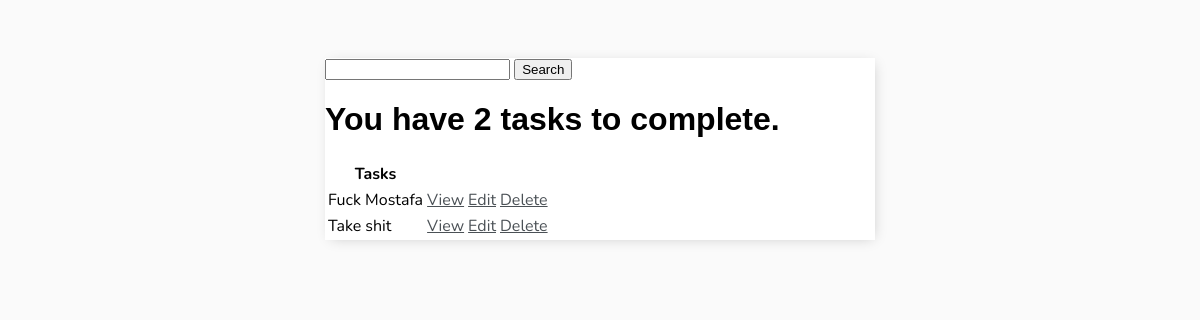
The page /tasks/ (signed in) on the database as committed earlier.
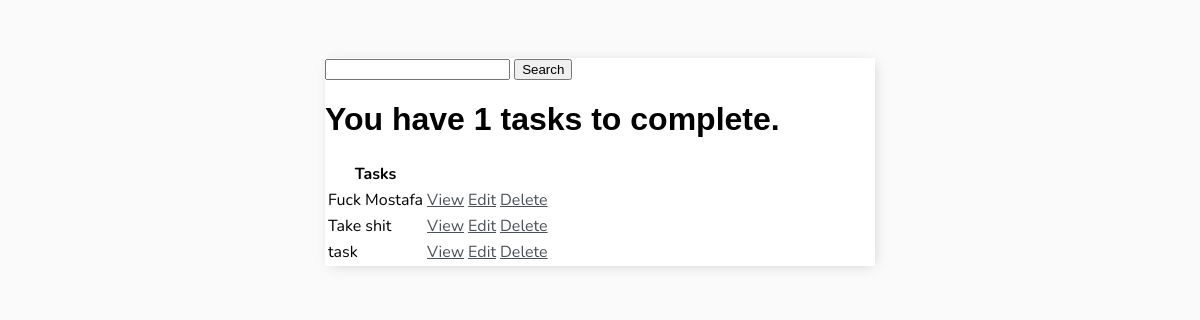
The same page on the database as committed later.
### tasks/models.py (models this page shows, shortened)
class Task(models.Model):
    user = models.ForeignKey(to=get_user_model(), on_delete=models.CASCADE, blank=True, null=True)
    title = models.CharField(max_length=120)
    description = models.TextField()
    is_complete = models.BooleanField(default=False)
    datetime_created = models.DateTimeField(auto_now_add=True)
    def get_absolute_url(self):
        return reverse("task_detail", kwargs={"pk": self.pk})

### tasks/views.py (the view)
# urls.py: path('', TaskListView.as_view(), name='tasks_list'),
class TaskListView(LoginRequiredMixin, generic.ListView):
    model = Task
    template_name = 'tasks/task_list.html'
    context_object_name = 'tasks'
    def get_context_data(self, **kwargs):
        context = super().get_context_data(**kwargs)
        context['tasks'] = context['tasks'].filter(user=self.request.user)
        context['task_count'] = context['tasks'].filter(is_complete=False).count()
        search_input = self.request.GET.get('search-area') or ''
        if search_input:
            context['tasks'] = context['tasks'].filter(
                title__startswith=search_input,
            )
        context['search_input'] = search_input
        return context

### tasks/templates/tasks/task_list.html (shortened to what this page needs)
{% extends '_base.html' %}
{% block content %}
<form method="GET">
    <input type="text" name="search-area" value="{{search_input}}">
    <input type="submit" value="Search">
</form>
{% if task_count %}
    <h1>You have {{task_count}} tasks to complete.</h1>
    {% else %}
    <h1>all your tasks completely done.</h1>
{% endif %}
<table>
    <tr>
        <th>Tasks</th>
        <th></th>
        <th></th>
        <th></th>
    {% for task in tasks %}
        </tr>
            <tr>
                <td>{{task.title}}</td>
                <td><a href="{{task.get_absolute_url}}">View</a></td>
                <td><a href="{% url 'task_update' task.id %}">Edit</a></td>
                <td><a href="{% url 'task_delete' task.id %}">Delete</a></td>
            </tr>
    {% empty %}
        <h3>No Tasks for you</h3>
    {% endfor %}
    </table>
{% endblock content %}

Rows that differ between the two databases and show on the page:
added Task: title "task"
Other text that changed with them:
{{ task_count }}: "2" → "1"
